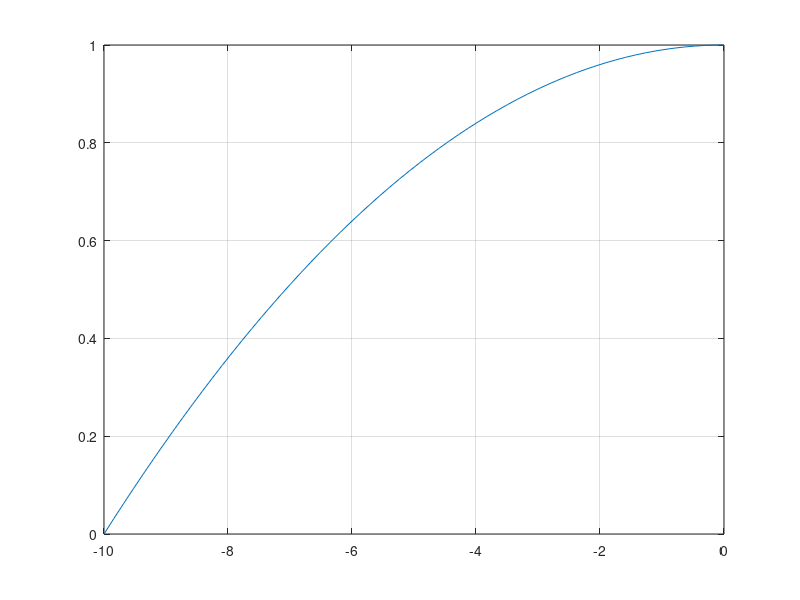

This figure's MATLAB source: (Note: this script raises an error after producing the figure.)
close all;
x = linspace(-10,0,64);
fpr = -x.^2;


figure(1);

f_norm = normalize(fpr,'range');% приведени значений амплитуды от 0 до 1
plot(x,f_norm); grid;


Bitout = 12; % Планируемый выход регистра с генератора 
f_int = f_norm*2^12/2; % умножение до близкому к целочисленному значению
f_int = floor(f_int); % округление до целого 
figure(2);
plot(t, f_int); grid;

figure(3);
f_uint = f_int + 2^12/2 -1; % смещение сигнала на 2^12/2
max(f_uint)
min(f_uint)
plot(t, f_uint); grid;

f_hex = dec2hex(f_uint');
 writematrix(f_uint',"Porab2_dec.txt");
 writematrix(f_hex,"Porab2_hex.txt");
% 

fsig = [f_int, flip(f_int),-f_int,-flip(f_int)] ; % склеивание из 1/4 периода , в полноценный периол одного сигнала;
fsig = fsig + 2^12/2;
plot(linspace(0,80,256), fsig); grid;